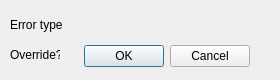
<?xml version="1.0" encoding="UTF-8"?>
<ui version="4.0">
 <class>OverrideSelect</class>
 <widget class="QDialog" name="OverrideSelect">
  <property name="geometry">
   <rect>
    <x>0</x>
    <y>0</y>
    <width>280</width>
    <height>80</height>
   </rect>
  </property>
  <property name="windowTitle">
   <string>Dialog</string>
  </property>
  <widget class="QDialogButtonBox" name="buttonBox">
   <property name="geometry">
    <rect>
     <x>80</x>
     <y>40</y>
     <width>170</width>
     <height>32</height>
    </rect>
   </property>
   <property name="orientation">
    <enum>Qt::Horizontal</enum>
   </property>
   <property name="standardButtons">
    <set>QDialogButtonBox::Cancel|QDialogButtonBox::Ok</set>
   </property>
  </widget>
  <widget class="QLabel" name="labelError">
   <property name="geometry">
    <rect>
     <x>10</x>
     <y>10</y>
     <width>260</width>
     <height>30</height>
    </rect>
   </property>
   <property name="text">
    <string>Error type</string>
   </property>
  </widget>
  <widget class="QLabel" name="labelOverride">
   <property name="geometry">
    <rect>
     <x>10</x>
     <y>40</y>
     <width>50</width>
     <height>30</height>
    </rect>
   </property>
   <property name="text">
    <string>Override?</string>
   </property>
  </widget>
 </widget>
 <resources/>
 <connections>
  <connection>
   <sender>buttonBox</sender>
   <signal>accepted()</signal>
   <receiver>OverrideSelect</receiver>
   <slot>accept()</slot>
   <hints>
    <hint type="sourcelabel">
     <x>248</x>
     <y>254</y>
    </hint>
    <hint type="destinationlabel">
     <x>157</x>
     <y>274</y>
    </hint>
   </hints>
  </connection>
  <connection>
   <sender>buttonBox</sender>
   <signal>rejected()</signal>
   <receiver>OverrideSelect</receiver>
   <slot>reject()</slot>
   <hints>
    <hint type="sourcelabel">
     <x>316</x>
     <y>260</y>
    </hint>
    <hint type="destinationlabel">
     <x>286</x>
     <y>274</y>
    </hint>
   </hints>
  </connection>
 </connections>
</ui>
